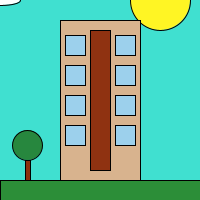
Frame 1 (no input)
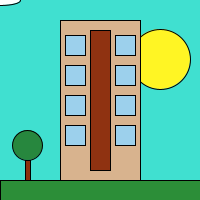
Frame 60 (the mouse pressed at the canvas centre just before this capture)
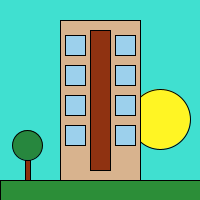
Frame 120 (the mouse held since frame 60 and released just before this capture)

The Processing sketch that drew these frames (run headless with seeded random() and noise(); from frame 60 on, the mouse is pressed at the canvas centre):

// Processing sketch: processing_97095
// ── processing_97095.pde

int i=0;

void setup () {
  size(200, 200); 
  background(64, 224, 208);
}
void draw () {
  
  stroke(0);
  background(64, 224, 208);
    fill(255, 255, 255);
  ellipse(mouseX, mouseY, 40, 10);
  fill(255, 245, 36);
  ellipse(160, i, 60, 60);
  i=i+1;

  fill(44, 142, 56);
  rect(0, 180, 200, 20);

  fill(216, 179, 142);
  rect(60, 20, 80, 160);

  fill(143, 50, 17);
  rect(90, 30, 20, 140);

  int x;
  int y;

  fill(156, 208, 236);
  for (x=65;x<136;x=x+50)
  {
    for (y=35;y<126;y=y+30)
    {
      rect(x, y, 20, 20);
    }
  }

  fill(140, 48, 12);
  rect(25, 160, 5, 20);
  fill(39, 135, 62);
  ellipse(27.5, 145, 30, 30);
}
